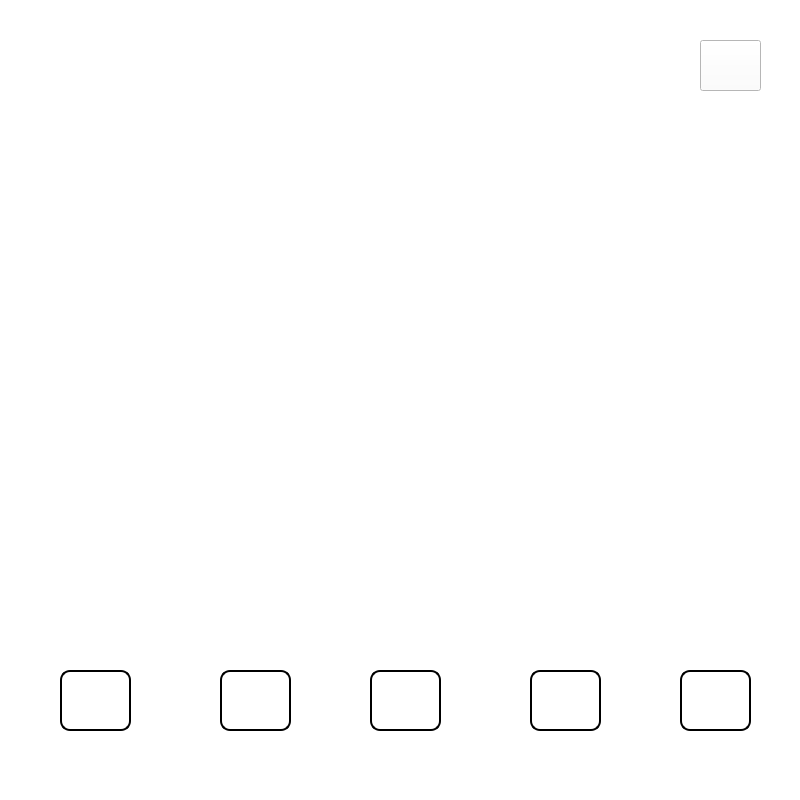
<?xml version="1.0" encoding="UTF-8"?>
<ui version="4.0">
 <class>Form</class>
 <widget class="QWidget" name="Form">
  <property name="geometry">
   <rect>
    <x>0</x>
    <y>0</y>
    <width>800</width>
    <height>800</height>
   </rect>
  </property>
  <property name="windowTitle">
   <string>iFridge - Desktopfenster</string>
  </property>
  <property name="windowIcon">
   <iconset>
    <normaloff>../img/iFridge_klein.png</normaloff>../img/iFridge_klein.png</iconset>
  </property>
  <widget class="QPushButton" name="pushButtonAllgemeineEinstellungen">
   <property name="geometry">
    <rect>
     <x>370</x>
     <y>670</y>
     <width>71</width>
     <height>61</height>
    </rect>
   </property>
   <property name="styleSheet">
    <string notr="true">QPushButton {
    border-radius: 10px;
	background-color: rgb(255, 255, 255);
	border: 2px solid #000000;
	

}

QPushButton:pressed {
    background-color: #a5a3a8; /*Farbe des Kreises beim Drücken */
}</string>
   </property>
   <property name="text">
    <string/>
   </property>
   <property name="icon">
    <iconset>
     <normaloff>../img/icon_Einstellungen.png</normaloff>../img/icon_Einstellungen.png</iconset>
   </property>
   <property name="iconSize">
    <size>
     <width>48</width>
     <height>48</height>
    </size>
   </property>
  </widget>
  <widget class="QPushButton" name="pushButton_2">
   <property name="geometry">
    <rect>
     <x>60</x>
     <y>670</y>
     <width>71</width>
     <height>61</height>
    </rect>
   </property>
   <property name="styleSheet">
    <string notr="true">
QPushButton {
    border-radius: 10px;
	background-color: rgb(255, 255, 255);
	border: 2px solid #000000;
	

}

QPushButton:pressed {
    background-color: #a5a3a8; /*Farbe des Kreises beim Drücken */
}</string>
   </property>
   <property name="text">
    <string/>
   </property>
   <property name="icon">
    <iconset>
     <normaloff>../img/icon_Einkaufsliste.png</normaloff>../img/icon_Einkaufsliste.png</iconset>
   </property>
   <property name="iconSize">
    <size>
     <width>48</width>
     <height>48</height>
    </size>
   </property>
  </widget>
  <widget class="QPushButton" name="pushButton_3">
   <property name="geometry">
    <rect>
     <x>220</x>
     <y>670</y>
     <width>71</width>
     <height>61</height>
    </rect>
   </property>
   <property name="styleSheet">
    <string notr="true">QPushButton {
    border-radius: 10px;
	background-color: rgb(255, 255, 255);
	border: 2px solid #000000;
	

}

QPushButton:pressed {
    background-color: #a5a3a8; /*Farbe des Kreises beim Drücken */
}</string>
   </property>
   <property name="text">
    <string/>
   </property>
   <property name="icon">
    <iconset>
     <normaloff>../img/icon_Nutzer.png</normaloff>../img/icon_Nutzer.png</iconset>
   </property>
   <property name="iconSize">
    <size>
     <width>48</width>
     <height>48</height>
    </size>
   </property>
  </widget>
  <widget class="QPushButton" name="pushButton_4">
   <property name="geometry">
    <rect>
     <x>530</x>
     <y>670</y>
     <width>71</width>
     <height>61</height>
    </rect>
   </property>
   <property name="styleSheet">
    <string notr="true">QPushButton {
    border-radius: 10px;
	background-color: rgb(255, 255, 255);
	border: 2px solid #000000;
	

}

QPushButton:pressed {
    background-color: #a5a3a8; /*Farbe des Kreises beim Drücken */
}</string>
   </property>
   <property name="text">
    <string/>
   </property>
   <property name="icon">
    <iconset>
     <normaloff>../img/icon_Kalender.png</normaloff>../img/icon_Kalender.png</iconset>
   </property>
   <property name="iconSize">
    <size>
     <width>48</width>
     <height>48</height>
    </size>
   </property>
  </widget>
  <widget class="QPushButton" name="pushButton_5">
   <property name="geometry">
    <rect>
     <x>680</x>
     <y>670</y>
     <width>71</width>
     <height>61</height>
    </rect>
   </property>
   <property name="styleSheet">
    <string notr="true">QPushButton {
    border-radius: 10px;
	background-color: rgb(255, 255, 255);
	border: 2px solid #000000;
	

}

QPushButton:pressed {
    background-color: #a5a3a8; /*Farbe des Kreises beim Drücken */
}</string>
   </property>
   <property name="text">
    <string/>
   </property>
   <property name="icon">
    <iconset>
     <normaloff>../img/icon_Inventar.png</normaloff>../img/icon_Inventar.png</iconset>
   </property>
   <property name="iconSize">
    <size>
     <width>48</width>
     <height>48</height>
    </size>
   </property>
  </widget>
  <widget class="QLabel" name="label">
   <property name="geometry">
    <rect>
     <x>0</x>
     <y>0</y>
     <width>811</width>
     <height>801</height>
    </rect>
   </property>
   <property name="styleSheet">
    <string notr="true">background-color: rgb(255, 255, 255);</string>
   </property>
   <property name="text">
    <string/>
   </property>
   <property name="pixmap">
    <pixmap>../img/iFridge_200x267.png</pixmap>
   </property>
   <property name="alignment">
    <set>Qt::AlignCenter</set>
   </property>
  </widget>
  <widget class="QPushButton" name="backButton">
   <property name="geometry">
    <rect>
     <x>700</x>
     <y>40</y>
     <width>61</width>
     <height>51</height>
    </rect>
   </property>
   <property name="styleSheet">
    <string notr="true">background-color: rgb(255, 255, 255);</string>
   </property>
   <property name="text">
    <string/>
   </property>
   <property name="icon">
    <iconset>
     <normaloff>../img/icon_zuruck.png</normaloff>../img/icon_zuruck.png</iconset>
   </property>
   <property name="iconSize">
    <size>
     <width>40</width>
     <height>40</height>
    </size>
   </property>
  </widget>
  <zorder>label</zorder>
  <zorder>pushButtonAllgemeineEinstellungen</zorder>
  <zorder>pushButton_2</zorder>
  <zorder>pushButton_3</zorder>
  <zorder>pushButton_4</zorder>
  <zorder>pushButton_5</zorder>
  <zorder>backButton</zorder>
 </widget>
 <resources/>
 <connections/>
</ui>
